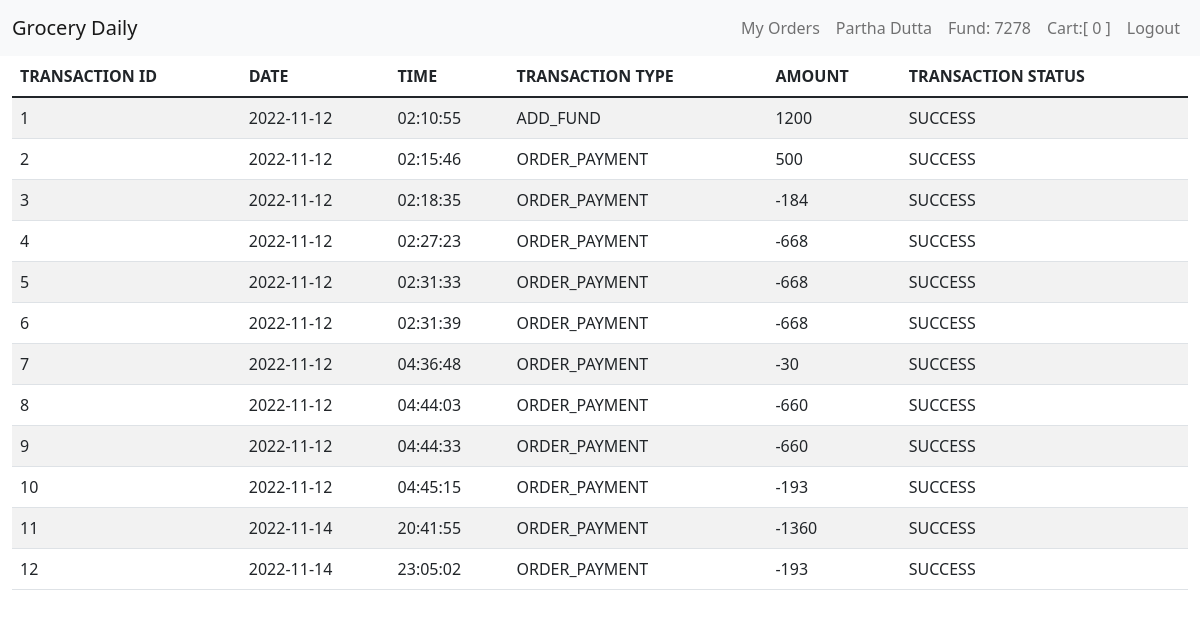
Page /transactions (signed in) on the earlier database version.
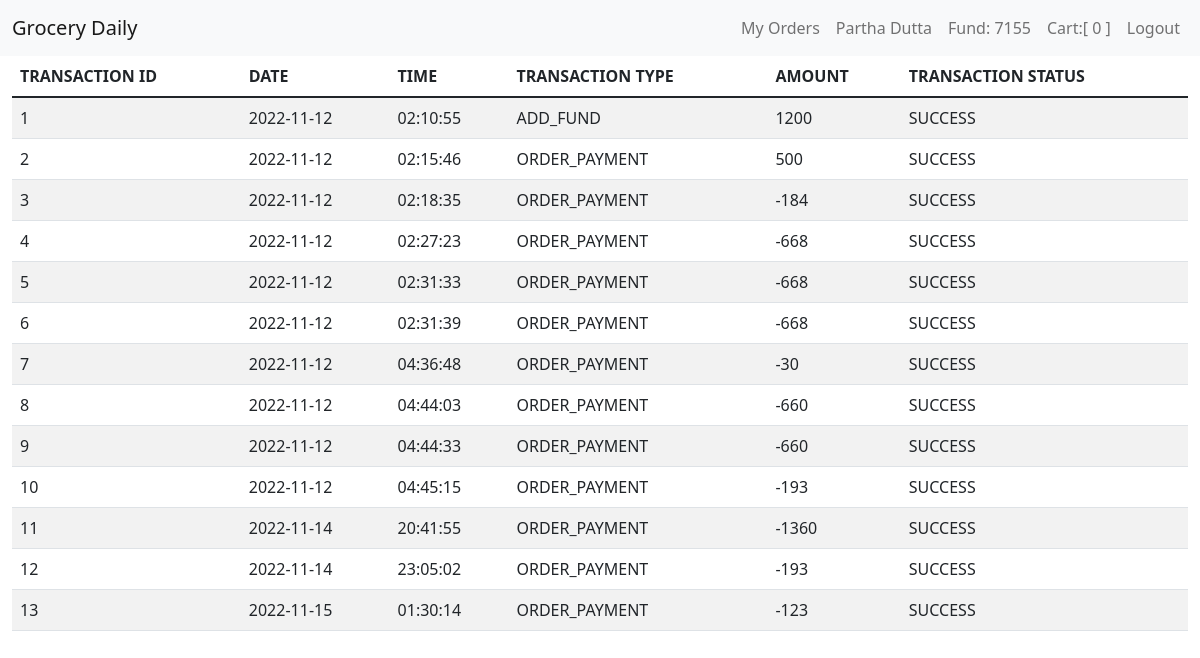
Same page on the later database version.
### tables this page shows
CREATE TABLE users (user_id INTEGER PRIMARY KEY AUTOINCREMENT NOT NULL, name TEXT NOT NULL, email TEXT NOT NULL, phone INTEGER NOT NULL, hash TEXT NOT NULL, cash NUMERIC DEFAULT 0.00);

CREATE TABLE transactions(tran_id INTEGER PRIMARY KEY AUTOINCREMENT NOT NULL, user_id INTEGER NOT NULL, tran_type TEXT NOT NULL, amount NUMERIC NOT NULL, datetime TEXT NOT NULL, tran_status TEXT DEFAULT success);

### app.py (the view)
@app.route("/transactions")
@login_required
def transctions():
    user_id = session["user_id"]
    user_data = db.execute("SELECT * FROM users WHERE user_id = ?;", user_id)
    transactions = db.execute("SELECT * FROM transactions WHERE user_id = ?", user_id)
    for i in transactions:
        i["date"] = datetime.datetime.strptime(i["datetime"], '%Y-%m-%d %H:%M:%S').date()
        i["time"] = datetime.datetime.strptime(i["datetime"], '%Y-%m-%d %H:%M:%S').time()
    return render_template("transactions.html", transactions=transactions, user_data=user_data)

### app.py (called while the page is built)
@app.after_request
def after_request(response):
    response.headers["Cache-Control"] = "no-cache, no-store, must-revalidate"
    response.headers["Expires"] = 0
    response.headers["Pragma"] = "no-cache"
    return response

def login_required(f):
    @wraps(f)
    def decorated_function(*args, **kwargs):
        if session.get("user_id") is None:
            return redirect("/login")
        return f(*args, **kwargs)
    return decorated_function

### templates/transactions.html (shortened to what this page needs)
{% extends "layout.html" %}
{% block user %}
    {{ user_data[0]["name"] }}
{% endblock %}
{% block fund %}
    Fund: {{ user_data[0]["cash"] }}
{% endblock %}
{% block cart %}
    {{ cart|length }}
{% endblock %}
{% block main %}
<table class="table table-striped">
    <thead>
        <tr>
            <th>TRANSACTION ID</th>
            <th>DATE</th>
            <th>TIME</th>
            <th>TRANSACTION TYPE</th>
            <th>AMOUNT</th>
            <th>TRANSACTION STATUS</th>
        </tr>
    </thead>
    <tbody>
        {% for i in transactions %}
        <tr>
            <td>{{ i["tran_id"] }}</td>
            <td>{{ i["date"] }}</td>
            <td>{{ i["time"] }}</td>
            <td>{{ i["tran_type"] }}</td>
            <td>{{ i["amount"] }}</td>
            <td>{{ i["tran_status"] }}</td>
        </tr>
        {% endfor %}
    </tbody>
</table>
{% endblock %}

### templates/layout.html (shortened to what this page needs)
<!DOCTYPE html>
<html lang="en">
<head>
    <link href="https://cdn.jsdelivr.net/npm/bootstrap@5.1.3/dist/css/bootstrap.min.css" rel="stylesheet">
    <link href="/static/style.css" rel="stylesheet">
    <link href="https://cdn.jsdelivr.net/npm/bootstrap@5.1.3/dist/css/bootstrap.min.css" rel="stylesheet">
</head>
<body>
    <nav class="navbar navbar-expand-lg navbar-light bg-light">
        <div class="container-fluid">
            <a class="navbar-brand" href="/">Grocery Daily</a>
            <div class="collapse navbar-collapse" id="navbarSupportedContent">
                {% if session["user_id"] %}
                    <ul class="navbar-nav ms-auto mb-2 mb-lg-0">
                        <li class="nav-item">
                            <a class="nav-link" href="/orders">My Orders</a>
                        </li>
                        <li class="nav-item">
                            <a class="nav-link" href="/account">{% block user %}{% endblock %}</a>
                        </li>
                        <li class="nav-item">
                            <a class="nav-link" aria-current="page" href="/add_fund">{% block fund %}{% endblock %}</a>
                        </li>
                        <li class="nav-item">
                            <a class="nav-link" aria-current="page" href="/cart">Cart:[{% block cart %}{% endblock %}]</a>
                        </li>
                        <li class="nav-item">
                            <a class="nav-link" href="/logout">Logout</a>
                        </li>
                    </ul>
                {% endif %}
            </div>
        </div>
    </nav>
    <main class="container-fluid">
        {% block main %}{% endblock %}
    </main>
</body>
</html>

Differences in the rows shown:
changed users "Partha Dutta": cash "7278" → "7155"
added transactions: tran_id "13", date "2022-11-15", time "01:30:14", tran_type "ORDER_PAYMENT", amount "-123", tran_status "SUCCESS"
